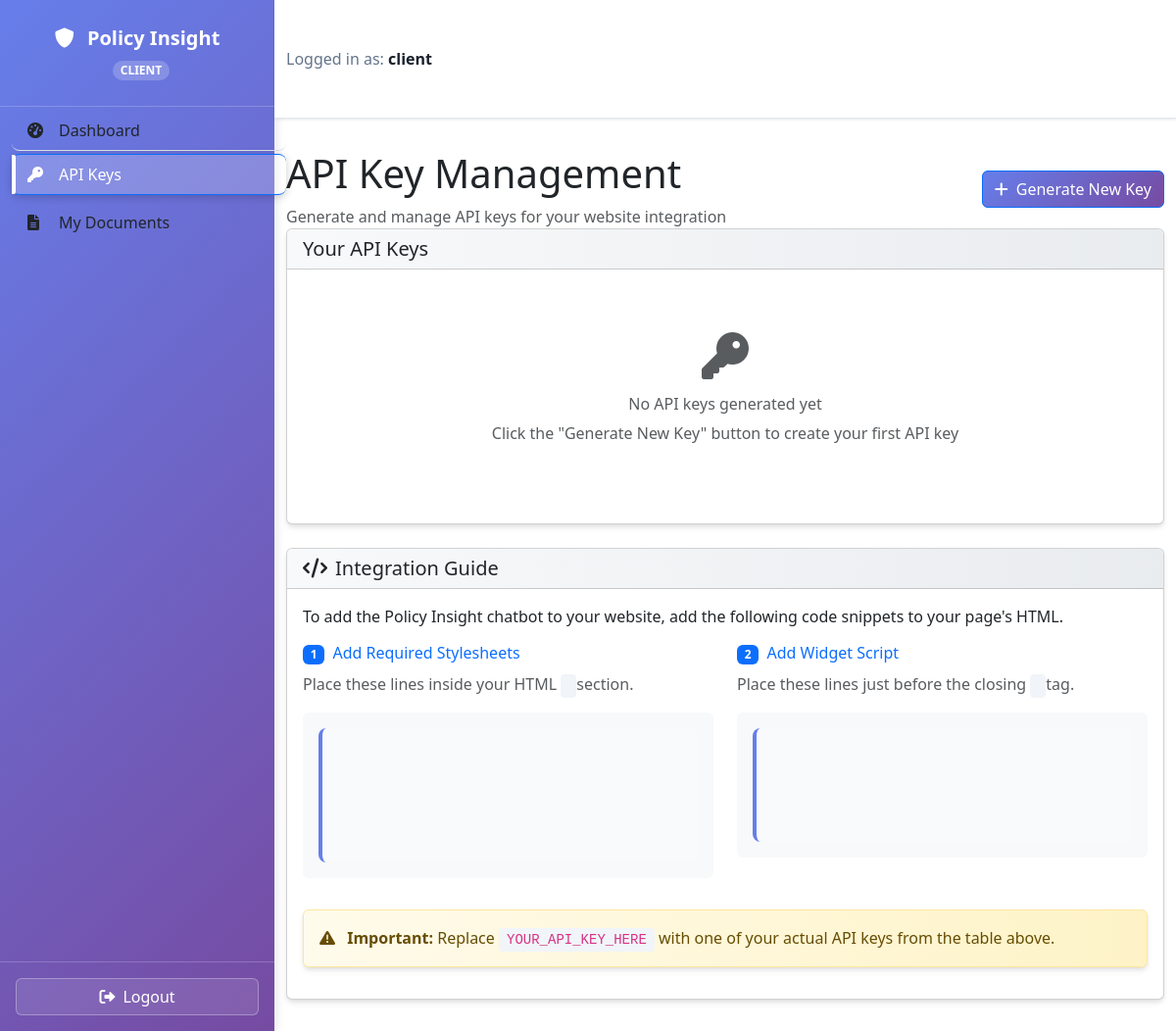
Before: /client/api_key (signed in) with the older database file.
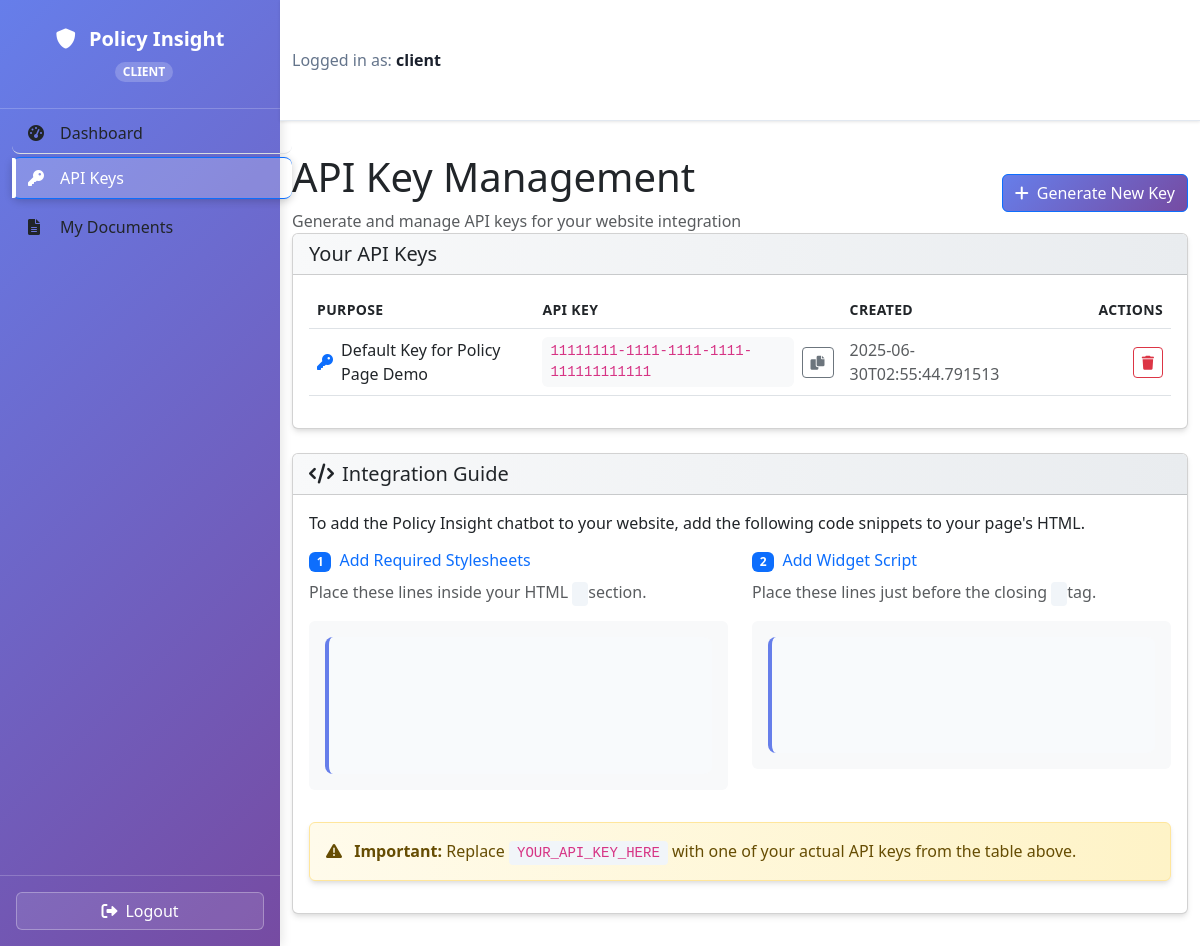
After: the same page with the newer database file.
### tables this page shows
CREATE TABLE api_keys (id INTEGER PRIMARY KEY, client_id INTEGER, api_key TEXT NOT NULL, purpose TEXT, issuance_timestamp DATETIME, FOREIGN KEY(client_id) REFERENCES users(id));

### index.py (the view, shortened to what this page needs)
@app.route('/client/api_key', methods=['GET', 'POST'])
@login_required(role="client")
def client_api_key():
    client_id = session['user_id']
    conn = get_db_connection()
    api_keys = conn.execute('SELECT * FROM api_keys WHERE client_id = ? ORDER BY issuance_timestamp DESC', (client_id,)).fetchall()
    base_url = request.host_url.replace('http://', 'https://'); conn.close()
    return render_template('client_api_key.html', api_keys=api_keys, base_url=base_url)

### index.py (called while the page is built)
def get_db_connection():
    conn = sqlite3.connect(DATABASE)
    conn.row_factory = sqlite3.Row
    return conn

def login_required(role="ANY"):
    def decorator(f):
        @wraps(f)
        def decorated_function(*args, **kwargs):
            user_id = session.get('user_id')
            if not user_id: flash('Please log in to access this page.', 'warning'); return redirect(url_for('login'))
            conn = get_db_connection()
            user = conn.execute('SELECT * FROM users WHERE id = ?', (user_id,)).fetchone()
            conn.close()
            if not user: session.clear(); flash('Your user account could not be found.', 'danger'); return redirect(url_for('login'))
            if role != "ANY" and user['role'] != role: flash('You do not have permission to access that page.', 'danger'); return redirect(url_for(f"{user['role']}_dashboard"))
            return f(*args, **kwargs)
        return decorated_function
    return decorator

### templates/client_api_key.html (shortened to what the changed rows need)
{% extends "layout.html" %}  {% block content %}
<div class="page-header">
  <div class="d-flex justify-content-between align-items-center">
    <div>
      <h1 class="page-title">API Key Management</h1>
    </div>
  </div>
</div>
<div class="card mb-4">
  <div class="card-body">
    {% if api_keys %}
    <div class="table-responsive">
      <table class="table table-hover align-middle">
        <thead>
          <tr>
            <th>Purpose</th>
            <th>API Key</th>
            <th>Created</th>
            <th width="120" class="text-end">Actions</th>
          </tr>
        </thead>
        <tbody>
          {% for key in api_keys %}
          <tr>
            <td>
              <div class="d-flex align-items-center">
                <i class="fas fa-key text-primary me-2"></i>
                <span class="fw-medium">{{ key['purpose'] }}</span>
              </div>
            </td>
            <td>
              <div class="d-flex align-items-center">
                <code class="user-select-all bg-light px-2 py-1 rounded"
                  >{{ key['api_key'] }}</code
                >
                <button
                  class="btn btn-sm btn-outline-secondary ms-2"
                  onclick="copyToClipboard('{{ key['api_key'] }}')"
                  title="Copy to clipboard"
                >
                  <i class="fas fa-copy"></i>
                </button>
              </div>
            </td>
            <td>
              <span class="text-muted">
                {% if key['issuance_timestamp'] %}
                  {% if key['issuance_timestamp'] is string %}
                    {{ key['issuance_timestamp'].split(' ')[0] }}
                  {% else %}
                    {{ key['issuance_timestamp'].strftime('%Y-%m-%d') }}
                  {% endif %}
                {% else %}
                  N/A
                {% endif %}
              </span>
            </td>
            <td class="text-end">
              <form
                action="{{ url_for('client_delete_api_key', key_id=key['id']) }}"
                method="post"
                class="d-inline"
              >
                <button
                  type="submit"
                  class="btn btn-sm btn-outline-danger"
                  onclick="return confirm('Are you sure you want to revoke this API key? This action cannot be undone.');"
                  title="Revoke key"
                >
                  <i class="fas fa-trash"></i>
                </button>
              </form>
            </td>
          </tr>
          {% endfor %}
        </tbody>
      </table>
    </div>
    {% else %}
    <div class="text-center py-5">
      <i class="fas fa-key fa-3x text-muted mb-3"></i>
      <h6 class="text-muted">No API keys generated yet</h6>
      <p class="text-muted">
        Click the "Generate New Key" button to create your first API key
      </p>
    </div>
    {% endif %}
  </div>
</div>
          Place these lines inside your HTML <code><head></code> section.
        <pre
          class="bg-light p-3 rounded small"
        ><code>
<link href="https://cdn.jsdelivr.net/npm/bootstrap@5.3.0/dist/css/bootstrap.min.css" rel="stylesheet">
<link href="https://cdnjs.cloudflare.com/ajax/libs/font-awesome/6.0.0/css/all.min.css" rel="stylesheet">
<link rel="stylesheet" href="{{ base_url }}static/css/widget.css"></code></pre>
          <code></body></code> tag.
{% endblock %}

Changed rows visible on the page:
added api_keys: purpose "Default Key for Policy Page Demo", api_key "11111111-1111-1111-1111-111111111111", issuance_timestamp "2025-06-30T02:55:44.791513"
Other visible differences:
text no longer shown: "No API keys generated yet Click the \"Generate New Key\" button to create your first API key"
text now shown: "PURPOSE API KEY CREATED ACTIONS"
